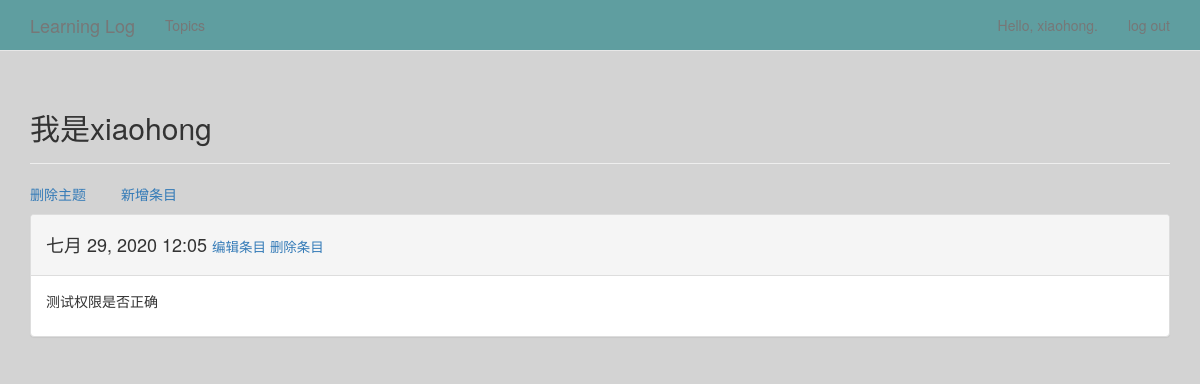
The page /topics/15/ (signed in) on the database its author committed.
### learning_logs/models.py (models this page shows, shortened)
class Topic(models.Model):
    text = models.CharField(max_length=200)
    date_added = models.DateTimeField(auto_now_add=True)
    owner = models.ForeignKey(User, on_delete=models.CASCADE)  # 版本2x以上需要加上 on_delete=models.CASCADE
    def __str__(self):
        return self.text

class Entry(models.Model):
    topic = models.ForeignKey(Topic, on_delete=models.CASCADE)
    text = models.TextField()
    date_added = models.DateTimeField(auto_now_add=True)
    class Meta:
        verbose_name_plural = 'entries'

### learning_logs/views.py (the view)
# urls.py: url(r'^topics/(?P<topic_id>\d+)/$', views.topic, name='topic'),
@login_required
def topic(request, topic_id):
    topic = Topic.objects.get(id=topic_id)
    if topic.owner != request.user:
        raise Http404
    entries = topic.entry_set.order_by('-date_added')
    context = {'topic': topic, 'entries': entries}
    return render(request, 'learning_logs/topic.html', context)

### learning_logs/templates/learning_logs/topic.html (shortened to what this page needs)
{% extends 'learning_logs/base.html'%}
{% block header %}
    <h2>{{ topic }}</h2>
{% endblock header %}
{% block content%}
    <p>
        <a href="{% url 'learning_logs:delete_topic' topic.id %}">删除主题</a>
        <a href="{% url 'learning_logs:new_entry' topic.id %}">新增条目</a>
    </p>
    {%for entry in entries %}
        <div class="panel panel-default">
            <div class="panel-heading">
                <h4>
                    {{ entry.date_added|date:'M d, Y H:i' }}
                     <small>
                        <a href="{% url 'learning_logs:edit_entry' entry.id %}">编辑条目</a>
                    </small>
                    <small>
                        <a href="{% url 'learning_logs:delete_entry' entry.id %}">删除条目</a>
                    </small>
                </h4>
            </div>
            <div class="panel-body">
                {{ entry.text|linebreaks }}
            </div>
        </div>
    {% empty %}
        There are no entries for this topic yet.
    {% endfor %}
{% endblock content %}

### learning_logs/templates/learning_logs/base.html (shortened to what this page needs)
{% load bootstrap3 %}
<html lang="en">
    <head>
        {% bootstrap_css %}
    </head>
    <body  style="background-color: LightGray;">
        <nav class="navbar navbar-default navbar-static-top" style="background-color: CadetBlue">
           <div class="container">
               <div class="navbar-header">
                   <a class="navbar-brand" href="{% url 'learning_logs:index' %}">Learning Log</a>
               </div>
               <div id="navbar" class="navbar-collapse collapse">
                    <ul class="nav navbar-nav">
                        <li><a href="{% url 'learning_logs:topics' %}">Topics</a></li>
                    </ul>
                    <ul class="nav navbar-nav navbar-right">
                        {% if user.is_authenticated %}
                            <li><a>Hello, {{ user.username }}.</a></li>
                            <li><a href="{% url 'users:logout' %}">log out</a></li>
                        {% else %}
                            <li><a href="{% url 'users:register' %}">register</a></li>
                            <li><a href="{% url 'users:login' %}">log in</a></li>
                        {% endif %}
                    </ul>
               </div>
           </div>
        </nav>
    <div class="container">
        <div class="page-header">
            {% block header %}
            {% endblock header %}
        </div>
        <div>
            {% block content %}
            {% endblock content %}
        </div>
    </div>
    </body>
</html>

### rows shown on the page
Topic: text "我是xiaohong"
Entry: date_added "七月 29, 2020 12:05", text "测试权限是否正确"

### other values the page prints
{{ user.username }} "xiaohong"
